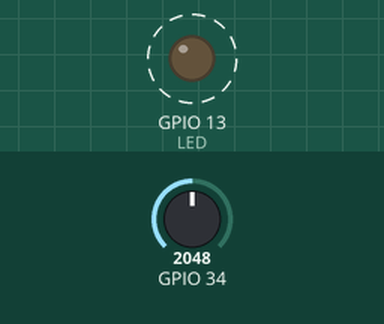
A sketch run on a simulated ESP32. On the bench: output pins drawn as LEDs (lit = HIGH). Dashed ring = blinking. The inputs (shaded band) are chosen by the test bench; at power-on: GPIO 34 = 2048. What the sketch prints to the serial monitor is not drawn.

Above: at 0.5 s.
Timing chart, 0 to 4.6 s (numbered marks = the images above):
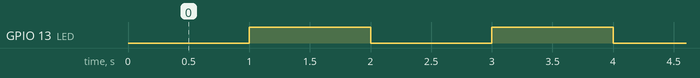

Measured:
- by itself, GPIO 13 (LED): alternates HIGH for 1.0 s and LOW for 1.0 s

The sketch:

Lab3_Activity-4a_Arduino.ino
```cpp
// ESP32 simple: blink + A0 read
const int LED = 13;  // Use 2 if you want the built-in LED instead
unsigned long tLED = 0, tA0 = 0;
const unsigned long LED_MS = 1000, A0_MS = 2000;
bool on = false;

void setup() {
  pinMode(LED, OUTPUT);
  Serial.begin(115200);
}

void loop() {
  unsigned long now = millis();

  if (now - tLED >= LED_MS) {
    tLED = now;
    on = !on;
    digitalWrite(LED, on);
  }

  if (now - tA0 >= A0_MS) {
    tA0 = now;
    int v = analogRead(34);  // GPIO 34 (input-only on many ESP32 boards)
    Serial.print("A34 = ");
    Serial.println(v);
  }
}
```
